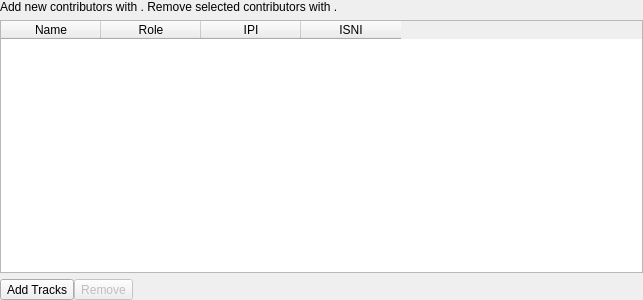
<?xml version="1.0" encoding="UTF-8"?>
<ui version="4.0">
 <class>contributors_tab</class>
 <widget class="QWidget" name="contributors_tab">
  <property name="geometry">
   <rect>
    <x>0</x>
    <y>0</y>
    <width>643</width>
    <height>300</height>
   </rect>
  </property>
  <layout class="QVBoxLayout" name="verticalLayout">
   <property name="leftMargin">
    <number>0</number>
   </property>
   <property name="topMargin">
    <number>0</number>
   </property>
   <property name="rightMargin">
    <number>0</number>
   </property>
   <property name="bottomMargin">
    <number>0</number>
   </property>
   <item>
    <widget class="QLabel" name="_help">
     <property name="styleSheet">
      <string notr="true">QLabel[style=QWindowsVistaStyle] {
    font-size: 7pt;
}

QLabel[style=QMacStyle] {
    font-size: 11pt;
}
                        </string>
     </property>
     <property name="text">
      <string>&lt;html&gt;&lt;head/&gt;&lt;body&gt;&lt;p&gt;Add new contributors with &lt;img src=&quot;:/tooltips/add&quot;/&gt;. Remove selected contributors with &lt;img src=&quot;:/tooltips/remove&quot;/&gt;.&lt;/p&gt;&lt;/body&gt;&lt;/html&gt;</string>
     </property>
    </widget>
   </item>
   <item>
    <widget class="QTableWidget" name="_contributors_table">
     <property name="styleSheet">
      <string notr="true">QTableView[style=QMacStyle] {
    alternate-background-color: #F2F2F2;
}</string>
     </property>
     <property name="alternatingRowColors">
      <bool>true</bool>
     </property>
     <property name="selectionMode">
      <enum>QAbstractItemView::SingleSelection</enum>
     </property>
     <property name="selectionBehavior">
      <enum>QAbstractItemView::SelectRows</enum>
     </property>
     <property name="horizontalScrollMode">
      <enum>QAbstractItemView::ScrollPerPixel</enum>
     </property>
     <property name="showGrid">
      <bool>false</bool>
     </property>
     <property name="cornerButtonEnabled">
      <bool>false</bool>
     </property>
     <attribute name="verticalHeaderVisible">
      <bool>false</bool>
     </attribute>
     <column>
      <property name="text">
       <string>Name</string>
      </property>
     </column>
     <column>
      <property name="text">
       <string>Role</string>
      </property>
     </column>
     <column>
      <property name="text">
       <string>IPI</string>
      </property>
     </column>
     <column>
      <property name="text">
       <string>ISNI</string>
      </property>
     </column>
    </widget>
   </item>
   <item>
    <layout class="QHBoxLayout" name="_buttons_container">
     <property name="spacing">
      <number>0</number>
     </property>
     <property name="sizeConstraint">
      <enum>QLayout::SetDefaultConstraint</enum>
     </property>
     <item>
      <widget class="QToolButton" name="_add_button">
       <property name="focusPolicy">
        <enum>Qt::StrongFocus</enum>
       </property>
       <property name="toolTip">
        <string>Add new contributor</string>
       </property>
       <property name="styleSheet">
        <string notr="true">QToolButton[style=QMacStyle] {
    margin: 0 -1px 0 0;
    min-height: 22px;
    min-width: 22px;
}

QToolTip[style=QMacStyle] {
    padding: 2px;
    background-color: palette(midlight);
}
                                </string>
       </property>
       <property name="text">
        <string>Add Tracks</string>
       </property>
       <property name="icon">
        <iconset resource="../resources.qrc">
         <normaloff>:/icons/add</normaloff>:/icons/add</iconset>
       </property>
      </widget>
     </item>
     <item>
      <widget class="QToolButton" name="_remove_button">
       <property name="enabled">
        <bool>false</bool>
       </property>
       <property name="focusPolicy">
        <enum>Qt::StrongFocus</enum>
       </property>
       <property name="toolTip">
        <string>Remove selected contributor</string>
       </property>
       <property name="styleSheet">
        <string notr="true">QToolButton[style=QMacStyle] {
     margin: 0;
     min-height: 22px;
     min-width: 22px;
}
        
QToolTip[style=QMacStyle] {
    padding: 2px;
    background-color: palette(midlight);
}
</string>
       </property>
       <property name="text">
        <string>Remove</string>
       </property>
       <property name="icon">
        <iconset resource="../resources.qrc">
         <normaloff>:/icons/remove</normaloff>:/icons/remove</iconset>
       </property>
      </widget>
     </item>
     <item>
      <spacer name="horizontalSpacer">
       <property name="orientation">
        <enum>Qt::Horizontal</enum>
       </property>
       <property name="sizeHint" stdset="0">
        <size>
         <width>40</width>
         <height>20</height>
        </size>
       </property>
      </spacer>
     </item>
    </layout>
   </item>
  </layout>
 </widget>
 <resources>
  <include location="../resources.qrc"/>
 </resources>
 <connections/>
</ui>
